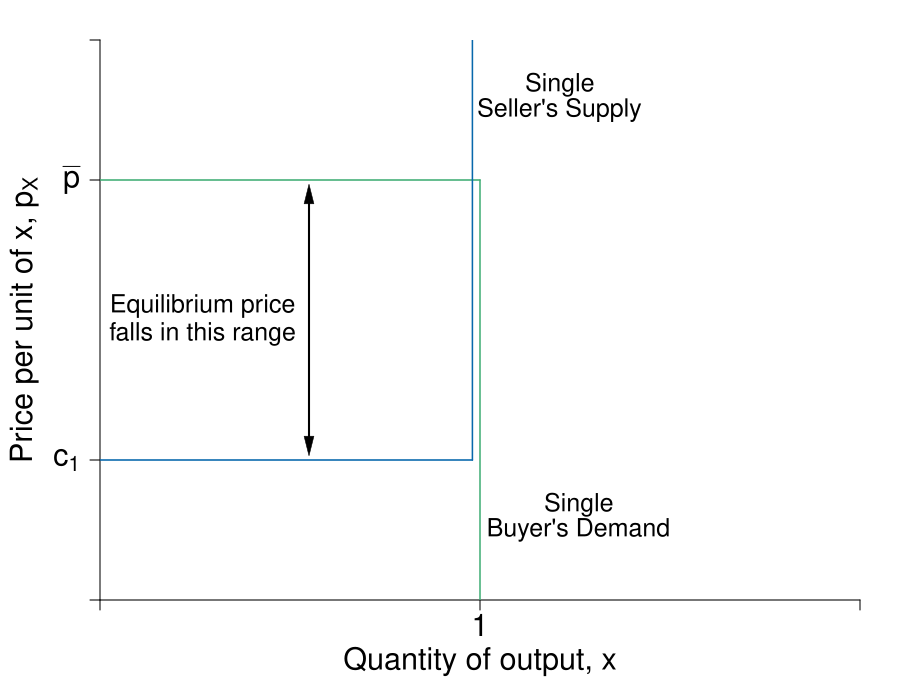

The script that saved this image:
require(shape)
pdf(file = "competitionmarkets/makost_market1.pdf", width = 9, height = 7)

#Set parameters for graphics
pointsize <- 1.8
axislabelsize <- 1.8
labelsize <- 1.5
namesize <- 1.8
annotatesize <- 1.5
graphlinewidth <- 2
segmentlinewidth <- 1.5


COL <- c("#7fc97f", "#beaed4", "#fdc086", "#ffff99", "#386cb0", "#f0027f", "#bf5b17", "#666666")
COLA <- c("#e0f3db", "#99d8c9","#66c2a4","#41ae76", "#238b45", "#005824")
COLB <- c("#c6dbef", "#4eb3d3", "#2b8cbe", "#0868ac","#084081")
COLC <- c("#fcfbfd", "#efedf5", "#dadaeb", "#bcbddc", "#9e9ac8", "#807dba", "#6a51a3", "#54278f", "#3f007d")

par(mar =  c(5, 6.5, 0.5, 0.5))

Demand <- function(x, rmax = 20, xmax = 12, n = 10) {
  rmax - (rmax/(n*xmax))*x
}

mrsA <- function(x, rmax = 20, xmax = 10) {
  rmax - (rmax/xmax)*x
}

uA <- function(x, y, rmax = 20, xmax = 10) {
  y + rmax*x - (1/2)(rmax/xmax)*x^2
}


Supply <- function(x, c1 = 0, c2 = 0.05){
  c1 + 2*c2*x
}

xlims <- c(0, 2)
ylims <- c(0, 4)

npts <- 501 

plot(0, 0, xlim = xlims, ylim = ylims, type = "n",
     xlab = expression(paste("")),
     ylab = expression(paste("")), 
     xaxt = "n", 
     yaxt = "n", 
     cex.lab = axislabelsize, 
     bty = "n",
     xaxs="i", 
     yaxs="i")

# ticksy <- seq(from = 0, to = ylims[2], by = 2)
# ylabels <- seq(from = 0, to = ylims[2], by = 2)
# ticksx <- seq(from = 0, to = xlims[2], by = 2)
# xlabels <- seq(from = 0, to = xlims[2], by = 2)
ticksy <- c(0, 1, 3, ylims[2])
ylabels <- c(NA, expression(paste(c[1])), expression(paste( bar(p) )), NA)
ticksx <- c(0, 1, xlims[2])
xlabels <- c(NA, 1, NA)

axis(1, at = ticksx, pos = 0, labels = xlabels, cex.axis = axislabelsize)
axis(2, at = ticksy, pos = 0, labels = ylabels, las = 1, cex.axis = axislabelsize)

npts <- 500 
xx1 <- seq(xlims[1], xlims[2], length.out = npts)

#Draw the polygon for producer surplus
# xpoly1 <- c(0, 75, 0, 0)
# ypoly1 <- c(0, 7.5, 7.5, 0)
# polygon(x = xpoly1, y = ypoly1, col=COLB[1], density=NULL, border = NA)

# #Draw the polygon for consumer surplus
# xpoly2 <- c(0, 75, 0, 0)
# ypoly2 <- c(7.5, 7.5, 20, 7.5)
# polygon(x = xpoly2, y = ypoly2, col=COLA[1], density=NULL, border = NA)
# text(25, 6, expression(paste("Producer Surplus")), xpd = TRUE, cex = labelsize) 
# text(25, 11.5, expression(paste("Consumer Surplus")), xpd = TRUE, cex = labelsize) 

#Lines for mrs graph
# lines(xx1, Demand(xx1), col = COLA[4], lwd = graphlinewidth)
# lines(xx1, Supply(xx1), col = COLB[4], lwd = graphlinewidth)
#lines(xx1, mrsA(xx1, rmax = 20, xmax = 10), col = COLA[4], lwd = graphlinewidth)

#Line for Demand
segments(0, 3, 1, 3, lty = 1, col = COLA[4] , lwd = graphlinewidth)
segments(1, 0, 1, 3, lty = 1, col = COLA[4] , lwd = graphlinewidth)

#Line for Supply
segments(0, 1, 0.98, 1, lty = 1, col = COLB[4] , lwd = graphlinewidth)
segments(0.98, 1, 0.98, 4, lty = 1, col = COLB[4] , lwd = graphlinewidth)

#Label axes
mtext(expression(paste("Quantity, ", x)), side=1, line = 3, cex = axislabelsize)
text(-0.2, 0.5*ylims[2], expression(paste("Price per unit of x, ", p[X])), xpd = TRUE, cex = axislabelsize, srt = 90) 
# 
# points(50, 10, pch = 16, col = "black", cex = 1.5)
# text(52, 10.5, expression(M))

#segments(4.11765, 6.17647, 5.88, 8.88, lty = 1, col = COL[2] , lwd = graphlinewidth)
text(1.26, 0.68, expression("Single"), cex = labelsize)
text(1.26, 0.5, expression("Buyer's Demand"), cex = labelsize)
text(1.21, 3.68, expression("Single"), cex = labelsize)
text(1.21, 3.5, expression("Seller's Supply"), cex = labelsize)

text(0.27, 2.1, expression("Equilibrium price"), cex = labelsize)
text(0.27, 1.9, expression("falls in this range"), cex = labelsize)
Arrows(0.55, 1.1, 0.55, 2.9, col = "black", code =3, lty = 1, lwd = 2, arr.type = "triangle", arr.lwd = 0.5)


dev.off()
